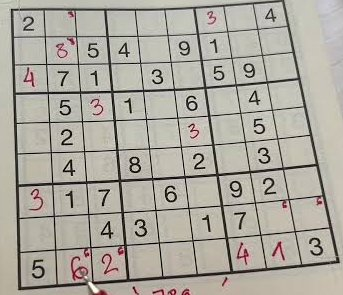
#> input picture data/photos/puzzle01.jpeg, 343 x 295 px; its folder holds 3 pictures in this run
$ python cells.py
#> lines starting #> are read from the running program, lines starting #| are printed output that depends on the picture; after the words box and inside, x2 and y2 are one past the last pixel; in counts of white or black regions, pixels touching at a corner belong together
### utils.py
# Shared helpers: project paths, loading photos and ground truth, and saving labelled figures.

from pathlib import Path

import cv2
import matplotlib.pyplot as plt


BASE_DIR = Path(__file__).resolve().parent
DATA_DIR = BASE_DIR / "data"
PHOTOS_DIR = DATA_DIR / "photos"
RESULTS_DIR = BASE_DIR / "results"


def load_photo(path):
	img = cv2.imread(str(path))
#> img is the input picture: shape (295, 343, 3); mean B, G, R 159.2, 168.6, 172.7
	if img is None:
		raise FileNotFoundError(f"could not read {path}")
	return img


# [22 lines left out: functions to_rgb, show_images, not called in this run]


def load_ground_truth(name):
	puzzle = name.split("_")[0]
	path = DATA_DIR / "ground_truth" / f"{puzzle}.txt"
	digits = [int(ch) for ch in path.read_text() if ch.isdigit()]
	return [digits[i * 9:(i + 1) * 9] for i in range(9)]

### preprocess.py
# Step 1: grayscale, Gaussian blur and adaptive threshold so grid lines and digits are white on black.
# Running it compares adaptive with global and Otsu thresholding.

import cv2

from utils import PHOTOS_DIR, load_photo, show_images


def to_gray(img):
	if img.ndim == 3:
		return cv2.cvtColor(img, cv2.COLOR_BGR2GRAY)
	return img


def threshold_photo(img, blur_size=5, block_size=15, c=8):
	gray = to_gray(img)
	blurred = cv2.GaussianBlur(gray, (blur_size, blur_size), 0)
	binary = cv2.adaptiveThreshold(blurred, 255, cv2.ADAPTIVE_THRESH_GAUSSIAN_C,
								   cv2.THRESH_BINARY_INV, block_size, c)
	return binary


# [6 lines left out: function compare_thresholds, not called in this run]


# [7 lines that do not run on import are left out]

### grid.py
# Step 2: find the four outer corners of the grid from the largest contour, with Canny + Hough lines
# as a fallback. Each result is checked by warping it and testing that grid lines are where we expect.

import cv2
import numpy as np

from preprocess import threshold_photo, to_gray
from utils import PHOTOS_DIR, load_photo, show_images


# [25 lines left out: functions find_lines, split_lines, not called in this run]


def line_x_at(line, y):
	rho, theta = line
	return (rho - y * np.sin(theta)) / np.cos(theta)


def line_y_at(line, x):
	rho, theta = line
	return (rho - x * np.cos(theta)) / np.sin(theta)


# [26 lines left out: functions intersect, corners_from_hough, not called in this run]


def corners_from_contour(binary):
	contours, _ = cv2.findContours(binary, cv2.RETR_EXTERNAL, cv2.CHAIN_APPROX_SIMPLE)
	biggest = max(contours, key=cv2.contourArea)
	hull = cv2.convexHull(biggest)
	peri = cv2.arcLength(hull, True)
	for eps in np.arange(0.01, 0.1, 0.005):
		approx = cv2.approxPolyDP(hull, eps * peri, True)
		if len(approx) == 4:
			return approx.reshape(4, 2).astype(np.float32)
	return None


def order_corners(pts):
	pts = np.array(pts, dtype=np.float32)
	center = pts.mean(axis=0)
	angles = np.arctan2(pts[:, 1] - center[1], pts[:, 0] - center[0])
	pts = pts[np.argsort(angles)]
	start = np.argmin(pts.sum(axis=1))
	return np.roll(pts, -start, axis=0)


def grid_score(binary, corners, size=450, band=3):
	dst = np.array([[0, 0], [size - 1, 0], [size - 1, size - 1], [0, size - 1]], dtype=np.float32)
	H = cv2.getPerspectiveTransform(corners, dst)
	warped = cv2.warpPerspective(binary, H, (size, size))
	step = size / 9
	on_lines = []
	off_lines = []
	for i in range(10):
		pos = int(min(i * step, size - band))
		lo = max(pos - band, 0)
		on_lines.append(warped[lo:pos + band, :].max(axis=0).mean())
		on_lines.append(warped[:, lo:pos + band].max(axis=1).mean())
	for i in range(9):
		pos = int((i + 0.5) * step)
		off_lines.append(warped[pos - band:pos + band, :].max(axis=0).mean())
		off_lines.append(warped[:, pos - band:pos + band].max(axis=1).mean())
	return (np.mean(on_lines) - np.mean(off_lines)) / 255


# [16 lines left out: function harris_check, not called in this run]


def find_grid(img, min_score=0.3, binary=None):
	if binary is None:
		binary = threshold_photo(img)
	contour = corners_from_contour(binary)
	if contour is not None and grid_score(binary, order_corners(contour)) >= min_score:
		return order_corners(contour), "contour"

	hough, _, _ = corners_from_hough(binary)
	if hough is not None and grid_score(binary, order_corners(hough)) >= min_score:
		return order_corners(hough), "hough"
	return None, "none"


# [18 lines left out: functions draw_lines, draw_corners, not called in this run]


# [16 lines that do not run on import are left out]

### warp.py
# Step 3: warp the grid to a square top-down view with a homography and cut it into 81 cells.

import cv2
import numpy as np

from grid import find_grid
from utils import PHOTOS_DIR, load_photo, show_images


def warp_grid(img, corners, size=450):
	dst = np.array([[0, 0], [size - 1, 0], [size - 1, size - 1], [0, size - 1]], dtype=np.float32)
	H = cv2.getPerspectiveTransform(corners, dst)
	H_inv = np.linalg.inv(H)
	warped = cv2.warpPerspective(img, H, (size, size), flags=cv2.INTER_LINEAR)
	return warped, H, H_inv


def split_cells(warped, margin=0.05):
	size = warped.shape[0]
	step = size // 9
	m = int(step * margin)
	cells = []
	for row in range(9):
		for col in range(9):
			y0, x0 = row * step, col * step
			cell = warped[y0 + m:y0 + step - m, x0 + m:x0 + step - m]
			cells.append(cell)
	return cells


# [8 lines left out: function draw_lattice, not called in this run]


def cells_figure(cells, save_as):
	show_images(cells, [str(i) for i in range(81)], cols=9, save_as=save_as)


# [14 lines that do not run on import are left out]

### cells.py
# Step 4: clean each cell with morphology and use connected components to decide empty or digit.
# Digits are cropped, padded and resized to 28x28. Red pen marks are ignored.

import cv2
import numpy as np

from grid import find_grid
from preprocess import threshold_photo
from utils import PHOTOS_DIR, load_ground_truth, load_photo, show_images
from warp import split_cells, warp_grid


DIGIT_SIZE = 28
ORIENTATIONS = [(k, flip) for flip in (False, True) for k in range(4)]


def red_ink_mask(img, min_diff=15):
	b, g, r = cv2.split(img.astype(np.int16))
	mask = ((r - g) > min_diff).astype(np.uint8) * 255
	return cv2.dilate(mask, np.ones((5, 5), np.uint8))


def clean_cell(cell_binary, kernel_size=2):
	kernel = np.ones((kernel_size, kernel_size), np.uint8)
	return cv2.morphologyEx(cell_binary, cv2.MORPH_OPEN, kernel)


def find_digit(cell_binary, min_area=0.02, max_area=0.6):
	h, w = cell_binary.shape
	n, labels, stats, centroids = cv2.connectedComponentsWithStats(cell_binary, connectivity=8)

	best = None
	best_dist = None
	for i in range(1, n):
		x, y, bw, bh, area = stats[i]
		if area < min_area * h * w or area > max_area * h * w:
			continue
		if bw > 0.95 * w or bh > 0.95 * h:
			continue
		if max(bw, bh) < 0.3 * h:
			continue
		cx, cy = centroids[i]
		if abs(cx - w / 2) > 0.3 * w or abs(cy - h / 2) > 0.3 * h:
			continue
		dist = (cx - w / 2) ** 2 + (cy - h / 2) ** 2
		if best is None or dist < best_dist:
			best = i
			best_dist = dist

	if best is None:
		return None
	return add_broken_pieces(labels, stats, best, h, w)


def add_broken_pieces(labels, stats, best, h, w, margin=3, min_piece=0.005):
	x, y, bw, bh, _ = stats[best]
	keep = [best]
	for i in range(1, len(stats)):
		px, py, pw, ph, area = stats[i]
		if i == best or area < min_piece * h * w:
			continue
		if pw > 0.8 * w or ph > 0.8 * h:
			continue
		if min(pw, ph) <= 3 and max(pw, ph) >= 3 * min(pw, ph):
			continue
		overlaps_x = px <= x + bw + margin and px + pw >= x - margin
		overlaps_y = py <= y + bh + margin and py + ph >= y - margin
		if overlaps_x and overlaps_y:
			keep.append(i)

	mask = np.isin(labels, keep).astype(np.uint8) * 255
	x, y, bw, bh = cv2.boundingRect(mask)
	return mask, (x, y, bw, bh, int(np.count_nonzero(mask)))


def normalize_digit(digit_mask, stat, size=DIGIT_SIZE, pad=4):
	x, y, w, h, _ = stat
	crop = digit_mask[y:y + h, x:x + w]
	side = max(w, h)
	square = np.zeros((side, side), np.uint8)
	square[(side - h) // 2:(side - h) // 2 + h, (side - w) // 2:(side - w) // 2 + w] = crop

	inner = size - 2 * pad
	small = cv2.resize(square, (inner, inner), interpolation=cv2.INTER_AREA)
	out = np.zeros((size, size), np.uint8)
	out[pad:pad + inner, pad:pad + inner] = small
	return out


def orient(img, k, flip):
	if flip:
		img = np.fliplr(img)
	return np.ascontiguousarray(np.rot90(img, k))


def unorient(img, k, flip):
	img = np.rot90(img, -k)
	if flip:
		img = np.fliplr(img)
	return np.ascontiguousarray(img)


def remove_grid_lines(binary):
	length = int(binary.shape[0] / 9 * 0.9)
	horizontal = cv2.morphologyEx(binary, cv2.MORPH_OPEN, np.ones((1, length), np.uint8))
	vertical = cv2.morphologyEx(binary, cv2.MORPH_OPEN, np.ones((length, 1), np.uint8))
	horizontal = cv2.dilate(horizontal, np.ones((5, length), np.uint8))
	vertical = cv2.dilate(vertical, np.ones((length, 5), np.uint8))
	return cv2.subtract(binary, horizontal | vertical)


def binarize_grid(warped):
	binary = threshold_photo(warped)
	binary[red_ink_mask(warped) > 0] = 0
	return remove_grid_lines(binary)


def process_cells(binary_cells, use_morphology=True):
	digits = []
	for cell in binary_cells:
		cleaned = clean_cell(cell) if use_morphology else cell
		found = find_digit(cleaned)
		if found is None:
			digits.append(None)
		else:
			digits.append(normalize_digit(*found))
	return digits


def extract_digits(img):
	corners, _ = find_grid(img)
#> in threshold_photo, `binary = cv2.adaptiveThreshold(blurred, 255, cv2.ADAPTIVE_THRESH_GAUSS..`:
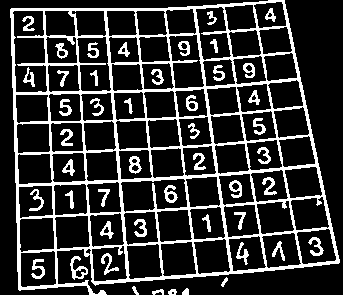
#> binary: shape (295, 343); 19.9% white; 48 white regions
#> in corners_from_contour, `contours, _ = cv2.findContours(binary, cv2.RETR_EXTERNAL, cv2.CHAIN_AP..`: contours = 7 contours; box (x1, y1, x2, y2) and area: (10, 0, 340, 295) 80039, (70, 256, 88, 280) 174, (168, 289, 177, 295) 32, (152, 289, 164, 295) 28, (182, 288, 189, 295) 28, (221, 277, 228, 287) 22, (132, 286, 139, 295) 20
#> in corners_from_contour, `biggest = max(contours, key=cv2.contourArea)`: biggest = contour of 260 points, box (x1, y1, x2, y2) (10, 0, 340, 295), area 80039
#> in corners_from_contour, `hull = cv2.convexHull(biggest)`: hull = contour of 16 points, box (x1, y1, x2, y2) (10, 0, 340, 295), area 83768
#> in corners_from_contour, `peri = cv2.arcLength(hull, True)`: peri = 1146.4
#> the loop in corners_from_contour, `for eps in np.arange(0.01, 0.1, 0.005):` made 2 passes
#> approx on pass 2: [[284, 0], [339, 262], [19, 290], [10, 9]]
#> in find_grid, `contour = corners_from_contour(binary)`: contour = [[284, 0], [339, 262], [19, 290], [10, 9]]
#> in order_corners, `center = pts.mean(axis=0)`: center = [163, 140.2]
#> in order_corners, `angles = np.arctan2(pts[:, 1] - center[1], pts[:, 0] - center[0])`: angles = [-0.859, 0.605, 2.34, -2.43]
#> in order_corners, `pts = pts[np.argsort(angles)]`: pts = [[10, 9], [284, 0], [339, 262], [19, 290]]
#> in order_corners, `start = np.argmin(pts.sum(axis=1))`: start = 0
#> in grid_score, `dst = np.array([[0, 0], [size - 1, 0], [size - 1, size - 1], [0, size ..`: dst = [[0, 0], [449, 0], [449, 449], [0, 449]]
#> in grid_score, `H = cv2.getPerspectiveTransform(corners, dst)`: H = [[1.56, -0.0498, -15.12], [0.0622, 1.89, -17.66], [-0.000173, 0.000653, 1]]
#> in grid_score, `warped = cv2.warpPerspective(binary, H, (size, size))`:
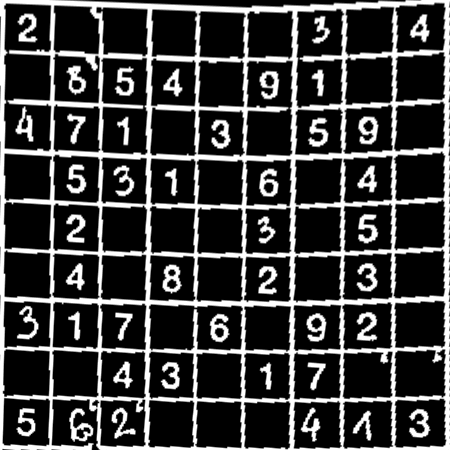
#> warped: shape (450, 450); min 0, max 255, mean 60.6
#> after the loop in grid_score, `for i in range(10):`: on_lines = [118.1, 255, 102.6, 254.7, 108.4, 251.5, 130.5, 253, 135.5, 177.7, 193.1, 68.19, 254.3, 49.33, 254.4, 32.48, 254.2, 38.87, 252.8, 255]
#> after the loop in grid_score, `for i in range(9):`: off_lines = [52.02, 76.74, 65.58, 126.1, 73.98, 109.9, 69.13, 90.99, 55.29, 59.57, 61.49, 74.65, 66.56, 84.97, 49.04, 97.78, 73.32, 60.98]
#> corners = [[10, 9], [284, 0], [339, 262], [19, 290]]
	warped, H, H_inv = warp_grid(img, corners)
#> in warp_grid, `H_inv = np.linalg.inv(H)`: H_inv = [[0.643, 0.0135, 9.96], [-0.02, 0.525, 8.96], [0.000124, -0.00034, 0.996]]
#> in warp_grid, `warped = cv2.warpPerspective(img, H, (size, size), flags=cv2.INTER_LIN..`:
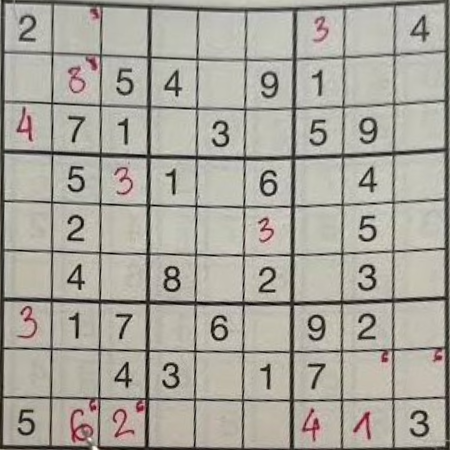
#> warped: shape (450, 450, 3); mean B, G, R 157.1, 166.1, 169.5
	binary = binarize_grid(warped)
#> in threshold_photo (call 2), `binary = cv2.adaptiveThreshold(blurred, 255, cv2.ADAPTIVE_THRESH_GAUSS..`: binary: shape (450, 450); 18.6% white; 46 white regions (2 under 20 px), largest, box (x1, y1, x2, y2) and area: (0, 0, 450, 450) 29271, (359, 117, 377, 144) 264, (261, 71, 278, 99) 255
#> in red_ink_mask, `mask = ((r - g) > min_diff).astype(np.uint8) * 255`: mask: shape (450, 450); 3.7% white; 17 white regions (3 under 20 px), largest, box (x1, y1, x2, y2) and area: (65, 398, 102, 446) 1127, (109, 399, 148, 443) 1055, (65, 54, 102, 97) 823
#> in red_ink_mask, `return cv2.dilate(mask, np.ones((5, 5), np.uint8))`: returned value: shape (450, 450); 5.5% white; 16 white regions, largest, box (x1, y1, x2, y2) and area: (63, 396, 104, 448) 1559, (107, 397, 150, 445) 1513, (63, 52, 104, 99) 1211
#> in binarize_grid, `binary[red_ink_mask(warped) > 0] = 0`:
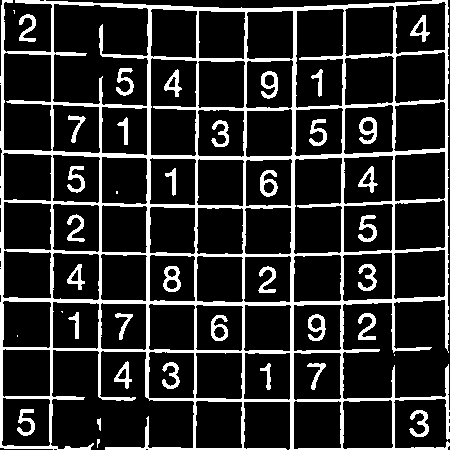
#> binary: shape (450, 450); 17.1% white; 40 white regions (6 under 20 px), largest, box (x1, y1, x2, y2) and area: (0, 0, 450, 450) 27994, (359, 117, 377, 144) 264, (261, 71, 278, 99) 255
#> in remove_grid_lines, `horizontal = cv2.morphologyEx(binary, cv2.MORPH_OPEN, np.ones((1, leng..`: horizontal: shape (450, 450); 5.9% white; 17 white regions, largest, box (x1, y1, x2, y2) and area: (2, 151, 448, 160) 1694, (1, 298, 448, 305) 1628, (15, 1, 442, 12) 1601
#> in remove_grid_lines, `vertical = cv2.morphologyEx(binary, cv2.MORPH_OPEN, np.ones((length, 1..`: vertical: shape (450, 450); 5.6% white; 13 white regions, largest, box (x1, y1, x2, y2) and area: (290, 7, 297, 450) 1692, (146, 5, 151, 399) 1323, (0, 0, 4, 448) 1321
#> in remove_grid_lines, `horizontal = cv2.dilate(horizontal, np.ones((5, length), np.uint8))`: horizontal: shape (450, 450); 16.4% white; 12 white regions, largest, box (x1, y1, x2, y2) and area: (0, 149, 450, 162) 4033, (0, 0, 450, 14) 4020, (0, 296, 450, 307) 3783
#> in remove_grid_lines, `vertical = cv2.dilate(vertical, np.ones((length, 5), np.uint8))`: vertical: shape (450, 450); 14.7% white; 10 white regions, largest, box (x1, y1, x2, y2) and area: (288, 0, 299, 450) 3652, (143, 0, 153, 450) 3339, (443, 0, 450, 450) 3070
#> in remove_grid_lines, `return cv2.subtract(binary, horizontal | vertical)`:
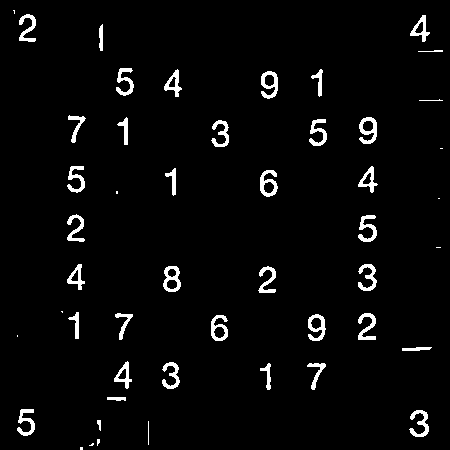
#> returned value: shape (450, 450); 3.4% white; 49 white regions (10 under 20 px), largest, box (x1, y1, x2, y2) and area: (359, 117, 377, 144) 264, (261, 71, 278, 99) 255, (260, 170, 278, 197) 253
	return process_cells(split_cells(binary)), warped, binary, H_inv
#> after the loop in split_cells, `for row in range(9):`: cells = 81 items
#> in process_cells, `digits = []`: digits = []
#> the loop in process_cells, `for cell in binary_cells:` made 81 passes
#> (n in find_digit, stats in find_digit, centroids in find_digit) on passes 2, 3, 4, 5, 6, 7, 8, 10: (1, [[0, 0, 46, 46, 2116]], [[22.5, 22.5]]), (2, [[0, 0, 46, 46, 2070], [0, 23, 2, 23, 46]], [[22.99, 22.24], [0.5, 34]]), (1, [[0, 0, 46, 46, 2116]], [[22.5, 22.5]]), (1, [[0, 0, 46, 46, 2116]], [[22.5, 22.5]]), (1, [[0, 0, 46, 46, 2116]], [[22.5, 22.5]]), (1, [[0, 0, 46, 46, 2116]], [[22.5, 22.5]]), (1, [[0, 0, 46, 46, 2116]], [[22.5, 22.5]]), (1, [[0, 0, 46, 46, 2116]], [[22.5, 22.5]])
#> (n in find_digit, stats in find_digit, centroids in find_digit) on passes 1, 9, 12, 13, 15, 16: (2, [[0, 0, 46, 46, 1891], [18, 13, 17, 28, 225]], [[22.06, 22], [26.2, 26.71]]), (2, [[0, 0, 46, 46, 1918], [9, 14, 20, 27, 198]], [[22.81, 21.96], [19.45, 27.73]]), (2, [[0, 0, 46, 46, 1887], [15, 17, 18, 28, 229]], [[22.38, 21.55], [23.46, 30.34]]), (2, [[0, 0, 46, 46, 1918], [13, 19, 18, 27, 198]], [[22.5, 21.48], [22.46, 32.4]]), (2, [[0, 0, 46, 46, 1873], [10, 20, 17, 26, 243]], [[23.05, 21.2], [18.27, 32.51]]), (2, [[0, 0, 46, 46, 1988], [10, 18, 12, 27, 128]], [[22.81, 22.02], [17.63, 30.02]])
#> pass 1, in normalize_digit, `small = cv2.resize(square, (inner, inner), interpolation=cv2.INTER_AREA)`:
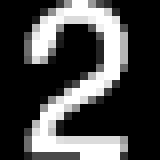
#> small: shape (20, 20) (shown 8 times larger); min 0, max 255, mean 73.2
#> after the loop in process_cells, `for cell in binary_cells:`:
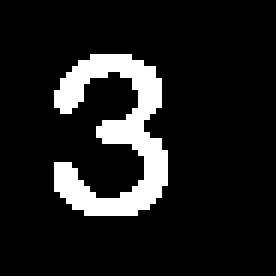
#> cleaned: shape (46, 46) (shown 6 times larger); 11.4% white; 1 white region, box (x1, y1, x2, y2) and area: (9, 9, 28, 36) 242


def empty_accuracy(digits, truth):
	flat = [v for row in truth for v in row]
	correct = sum((d is None) == (t == 0) for d, t in zip(digits, flat))
	return correct / 81


if __name__ == "__main__":
	img = load_photo(PHOTOS_DIR / "puzzle01.jpeg")
	digits, warped, binary, _ = extract_digits(img)
	truth = load_ground_truth("puzzle01")
#> (the run stopped early here; a loop or call above may not have finished)
